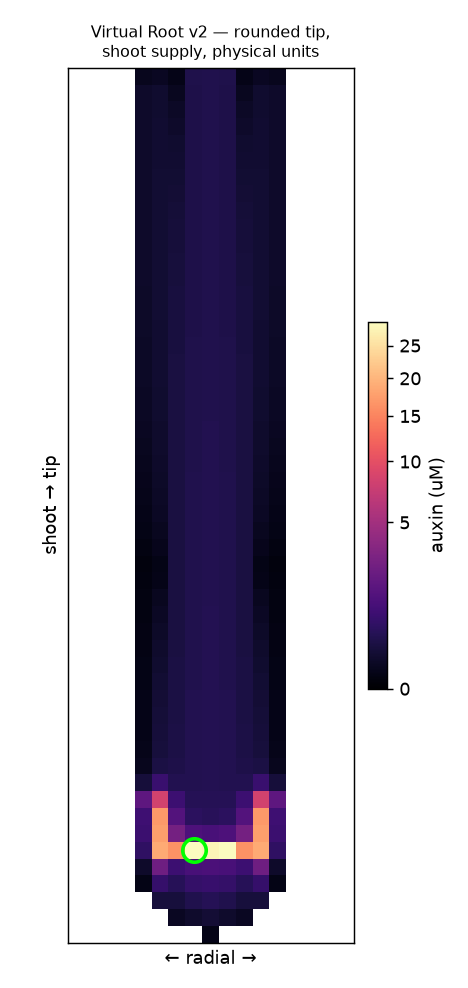

The script that saved this image:
"""
Virtual Root v2 — model-fidelity polish over v1:
  (1) rounded root-tip template (domed cap, not a rectangle),
  (2) smoother shootward gradient (a shoot-derived auxin supply fills the root, so auxin
      is present throughout with the QC still the maximum), and
  (3) physical units: Grieneisen permeabilities in um/s, cell size in um, time in seconds,
      concentrations in uM.
"""
import numpy as np
import matplotlib.pyplot as plt

# ---------- geometry (rounded tip) ----------
R, C = 52, 17
c0 = C // 2
r_qc, r_mer, CAP = 46, 30, 4.7
rows = np.arange(R)[:, None].repeat(C, 1)
rad = np.abs(np.arange(C) - c0)[None, :].repeat(R, 0)
active = np.zeros((R, C), bool)
for r in range(R):
    for c in range(C):
        rd = abs(c - c0)
        if r < r_qc:
            active[r, c] = rd <= 4
        else:                                    # domed cap: quarter-circle taper
            active[r, c] = rd <= np.sqrt(max(0.0, CAP**2 - (r - r_qc)**2))

stele  = rad <= 1; endo = rad == 2; cortex = rad == 3; epi = rad == 4
tip    = rows >= r_qc
qc        = active & (rows == r_qc) & (rad <= 1)
columella = active & (rows > r_qc) & (rad <= 2)
lrc       = active & (rows >= r_qc - 2) & (rad >= 3)

# ---------- physical parameters ----------
L = 10.0                      # cell size (um)
g = 1.0 / L                   # surface/volume factor (1/um) in 2D
EF_BASE, EF_PIN = 1.0, 16.0   # efflux permeability (um/s): none / strong PIN
IN_BASE, IN_AUX1 = 20.0, 42.0 # influx permeability (um/s): baseline / AUX1 (moderate trap)
dt = 0.04                     # s
k  = 0.0012                   # auxin decay (1/s)  -> lets a gradient form
# Production (uM/s): a strong shoot supply fills the root; the tip is the maximum because
# AUX1 traps auxin there, with a small local QC/columella source. A modest baseline keeps
# auxin present throughout (a visible shootward gradient).
S_shoot, P_qc, P_col, P_base = 0.30, 0.025, 0.012, 0.005

# ---------- carrier maps ----------
ef_up = np.full((R, C), EF_BASE); ef_dn = np.full((R, C), EF_BASE)
ef_lf = np.full((R, C), EF_BASE); ef_rt = np.full((R, C), EF_BASE)
rootward  = ((stele | endo) & ~tip) | (cortex & (rows >= r_mer) & ~tip)
shootward = (cortex & (rows < r_mer)) | (epi & (rows < r_mer)) | (epi & tip) | lrc
ef_dn[rootward] = EF_PIN
ef_up[shootward] = EF_PIN
inward = epi & (rows >= r_mer)
ef_rt[inward & (np.arange(C)[None, :] < c0)] = EF_PIN
ef_lf[inward & (np.arange(C)[None, :] > c0)] = EF_PIN
for arr in (ef_up, ef_dn, ef_lf, ef_rt): arr[columella] = EF_PIN   # columella redistributes

pin_in = np.full((R, C), IN_BASE)
pin_in[epi | lrc | columella | qc | (cortex & tip)] = IN_AUX1

prod = np.where(active, P_base, 0.0)
prod[columella] = P_col
prod[qc] = P_qc
prod[0, c0-1:c0+2] = S_shoot              # shoot-derived auxin enters the top of the stele

for arr in (ef_up, ef_dn, ef_lf, ef_rt, pin_in, prod): arr[~active] = 0.0

# ---------- integrate ----------
a = np.where(active, 0.1, 0.0)
for step in range(200000):
    bV = active[:, :-1] & active[:, 1:]; dV = pin_in[:, :-1] + pin_in[:, 1:]
    Wv = np.where(bV, (ef_rt[:, :-1]*a[:, :-1] + ef_lf[:, 1:]*a[:, 1:]) / np.where(dV>0, dV, 1), 0)
    fL = (pin_in[:, :-1]*Wv - ef_rt[:, :-1]*a[:, :-1]) * bV
    fR = (pin_in[:, 1:]*Wv - ef_lf[:, 1:]*a[:, 1:]) * bV
    bH = active[:-1, :] & active[1:, :]; dH = pin_in[:-1, :] + pin_in[1:, :]
    Wh = np.where(bH, (ef_dn[:-1, :]*a[:-1, :] + ef_up[1:, :]*a[1:, :]) / np.where(dH>0, dH, 1), 0)
    fU = (pin_in[:-1, :]*Wh - ef_dn[:-1, :]*a[:-1, :]) * bH
    fD = (pin_in[1:, :]*Wh - ef_up[1:, :]*a[1:, :]) * bH
    da = prod - k*a
    da[:, :-1] += g*fL; da[:, 1:] += g*fR; da[:-1, :] += g*fU; da[1:, :] += g*fD
    # open-boundary efflux (auxin pumped toward soil/shoot leaves the domain)
    aL = np.zeros_like(active); aL[:,1:]=active[:,:-1]; aR=np.zeros_like(active); aR[:,:-1]=active[:,1:]
    aU = np.zeros_like(active); aU[1:,:]=active[:-1,:]; aD=np.zeros_like(active); aD[:-1,:]=active[1:,:]
    da[active & ~aL] -= g*ef_lf[active & ~aL]*a[active & ~aL]
    da[active & ~aR] -= g*ef_rt[active & ~aR]*a[active & ~aR]
    da[active & ~aU] -= g*ef_up[active & ~aU]*a[active & ~aU]
    da[active & ~aD] -= g*ef_dn[active & ~aD]*a[active & ~aD]
    a += dt*da; a[~active] = 0.0
    if step % 1000 == 0 and np.max(np.abs(da[active])) < 1e-8: break

am = np.where(active, a, -1); mr, mc = np.unravel_index(np.argmax(am), am.shape)
print(f"step {step}, sim-time {step*dt:.0f}s, max auxin {a[mr,mc]:.3f} uM at (row={mr}, col={mc})")
print(f"QC row {r_qc}, axis col {c0}; max at QC: {mr>=r_qc-1 and abs(mc-c0)<=2}")
# how far up does the gradient reach (fraction of stele cells above the meristem with >5% of max)
upper = a[:r_mer, c0] / a[mr,mc]
print(f"auxin in upper stele (frac of max): top={upper[0]:.2f}, mid={upper[r_mer//2]:.2f}")

from matplotlib.colors import PowerNorm
disp = np.where(active, a, np.nan)
fig, ax = plt.subplots(figsize=(3.6, 7.6))
im = ax.imshow(disp, cmap="magma", origin="upper", aspect="equal",
               norm=PowerNorm(gamma=0.45, vmin=0, vmax=np.nanmax(disp)))
ax.plot(mc, mr, "o", mfc="none", mec="lime", ms=13, mew=2)
ax.set_title("Virtual Root v2 — rounded tip,\nshoot supply, physical units", fontsize=9)
ax.set_xticks([]); ax.set_yticks([]); ax.set_xlabel("← radial →"); ax.set_ylabel("shoot → tip")
fig.colorbar(im, ax=ax, fraction=0.05, pad=0.04, label="auxin (uM)")
fig.tight_layout(); fig.savefig(__file__.replace("auxin_v2.py","auxin_v2.png"), dpi=130)
print("saved auxin_v2.png")
